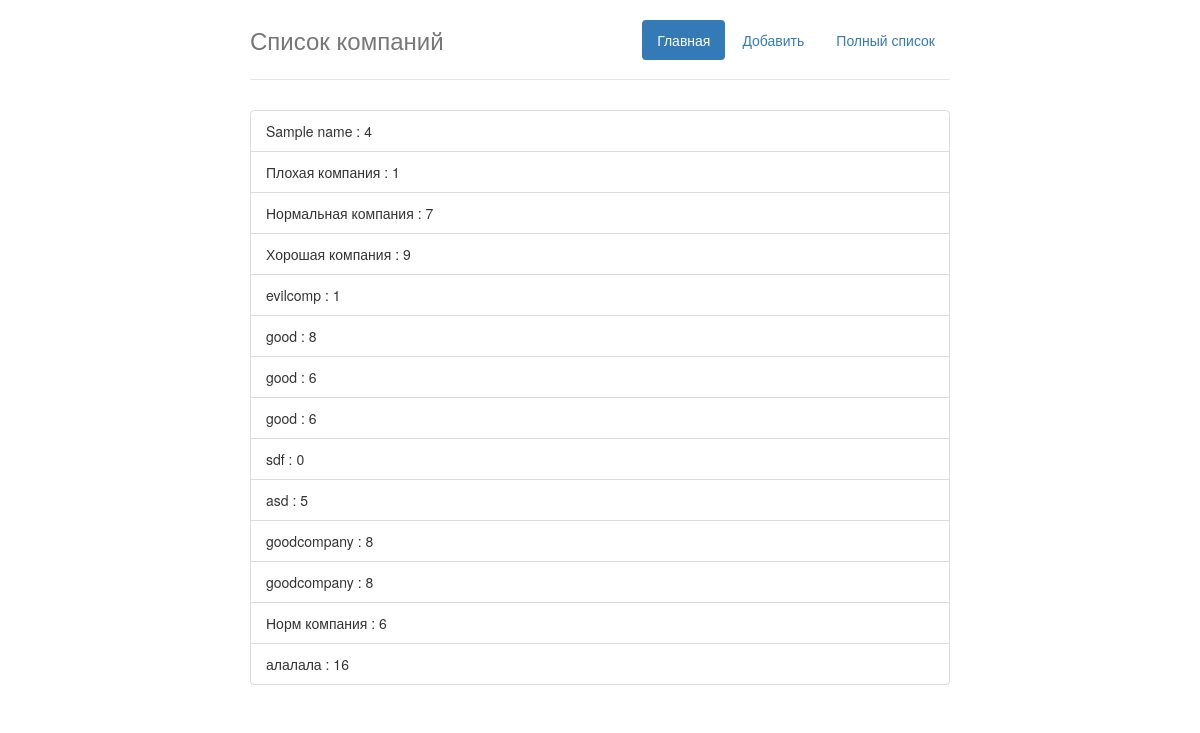
/fullList/, run on the app's committed database.
### blocklistapp/models.py (models this page shows)
class Item (models.Model):
    name = models.CharField(max_length=200)
    pub_date = models.DateTimeField("pub_date")
    rank = models.IntegerField(default=0)

### blocklistapp/views.py (the view)
# urls.py: url(r'^fullList/$', views.fullList, name='fullList'),
def fullList (request):
    listOfItems = Item.objects.order_by("pub_date")
    output = ", ".join([i.name for i in listOfItems])
    template = loader.get_template("fullList.html")
    context = {
        'listOfItems': listOfItems
    }
    return HttpResponse(template.render(context, request))

### templates/fullList.html
{% extends "base.html" %}
{% block content %}
    {% if listOfItems %}
        <ul class="list-group">
            {% for item in listOfItems %}
                <li class="list-group-item">{{ item.name }} : {{ item.rank }}</li>
            {% endfor %}
        </ul>
    {% else %}
        <p> No items avalible </p>
    {% endif %}
{% endblock %}

### templates/base.html (shortened to what this page needs)
<!DOCTYPE html>
<html lang="en">
  <head>
    <link href="/static/css/bootstrap.css" rel="stylesheet">
    <link href="/static/css/jumbotron-narrow.css" rel="stylesheet">
  </head>
  <body>
    <div class="container">
      <div class="header">
        <ul class="nav nav-pills pull-right">
          <li class="active"><a href={% url 'index' %}>Главная</a></li>
          <li><a href={% url 'add' %}>Добавить</a></li>
          <li><a href={% url 'fullList' %}>Полный список</a></li>
        </ul>
        <h3 class="text-muted">Список компаний</h3>
      </div>
    {% load static %}
    {% block content %}
    {% endblock %}
  </body>
</html>

### static/css/jumbotron-narrow.css (style rules this page uses)
body { padding-top: 20px; padding-bottom: 20px; }
.header, .marketing, .footer { padding-right: 15px; padding-left: 15px; }
.header { border-bottom: 1px solid #e5e5e5; }
.header h3 { padding-bottom: 19px; margin-top: 0; margin-bottom: 0; line-height: 40px; }
@media (min-width: 768px) { .container { max-width: 730px; } }
@media screen and (min-width: 768px) { .header, .marketing, .footer { padding-right: 0; padding-left: 0; } }
@media screen and (min-width: 768px) { .header { margin-bottom: 30px; } }

### data on the page
Item: name "Sample name", rank "4"
Item: name "Плохая компания", rank "1"
Item: name "Нормальная компания", rank "7"
Item: name "Хорошая компания", rank "9"
Item: name "evilcomp", rank "1"
Item: name "good", rank "8"
Item: name "good", rank "6"
Item: name "good", rank "6"
Item: name "sdf", rank "0"
Item: name "asd", rank "5"
Item: name "goodcompany", rank "8"
Item: name "goodcompany", rank "8"
Item: name "Норм компания", rank "6"
Item: name "алалала", rank "16"
